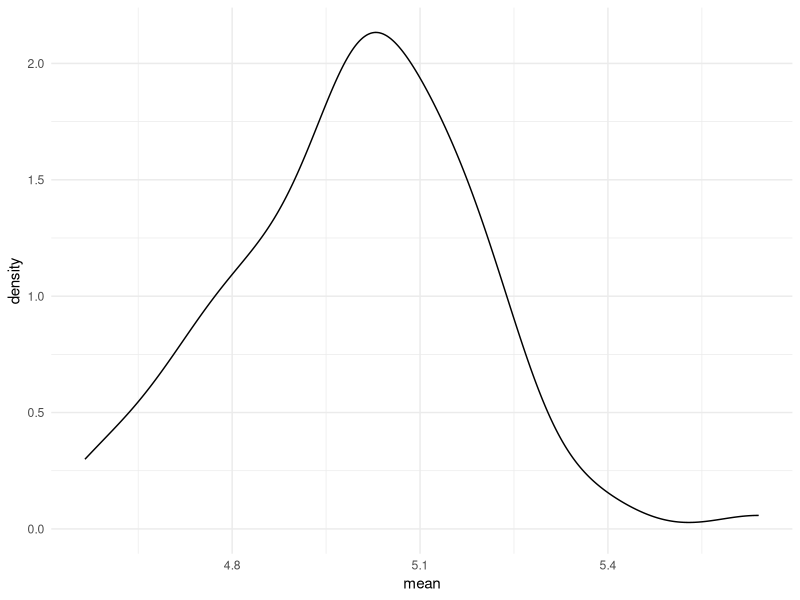
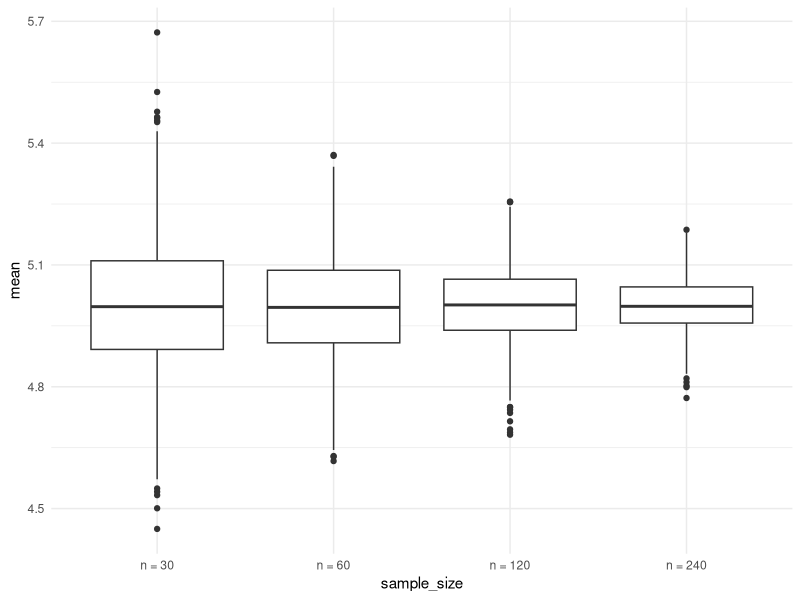

R code for these plots, in order:
## ---- chunk 1
library(tidyverse)

knitr::opts_chunk$set(
	echo = TRUE,
	warning = FALSE,
  fig.width = 6,
  fig.asp = .6,
  out.width = "90%"
)

theme_set(theme_minimal() + theme(legend.position = "bottom"))

options(
  ggplot2.continuous.colour = "viridis",
  ggplot2.continuous.fill = "viridis"
)

scale_colour_discrete = scale_colour_viridis_d
scale_fill_discrete = scale_fill_viridis_d
## ---- chunk 2
library(tidyverse)
## ---- chunk 3
set.seed(1)
## ---- chunk 4
sim_mean_sd = function(n_obs, mu = 5, sigma = 1) {
  
  x_vec = rnorm(n = n_obs, mean = mu, sd = sigma)

  tibble(
    mean = mean(x_vec), 
    sd = sd(x_vec)
  )
  
}


## ---- chunk 5
sim_mean_sd(n_obs = 30)
## ---- chunk 6
output = vector("list", length = 100)

for (i in 1:100) {
  
  output[[i]] = sim_mean_sd(n_obs = 30)
  
}

sim_results = 
  bind_rows(output)

sim_results |> 
  ggplot(aes(x = mean)) + geom_density()


sim_results |> 
  summarize(
    mu_hat = mean(mean),
    sd_hat = sd(mean)
  )

## ---- chunk 7
sim_result_df = 
  expand_grid(
    sample_size = c(30, 60, 120, 240),
    iter = 1:1000
  ) |> 
  mutate(estimate_df = map(sample_size, sim_mean_sd)) |> 
  unnest(estimate_df)

sim_result_df |> 
  mutate(
    sample_size = str_c("n = ", sample_size),
    sample_size = fct_inorder(sample_size)
  ) |> 
  ggplot(aes(x = sample_size, y = mean)) + 
  geom_boxplot()

